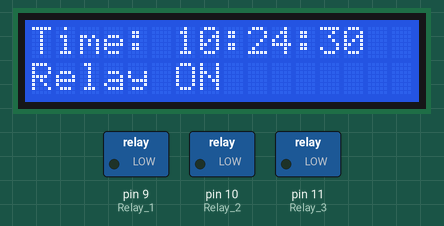
A sketch run on a simulated Arduino Uno, built with avr-gcc and run on an emulated ATmega328P. Parts: 16×2 character LCD, switched loads named in the sketch (green lamp = pin HIGH). The local clock reads 2024-03-15 10:24:30 at power-on unless the sketch sets it.

Above: at 0.2 s.
At 6.1 s:
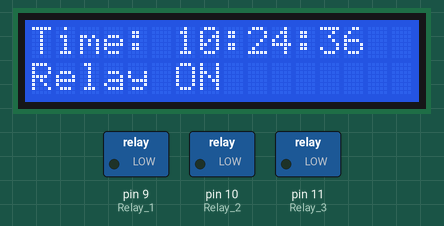
At 9.1 s:
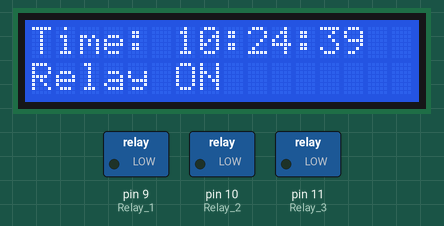
At 17.1 s:
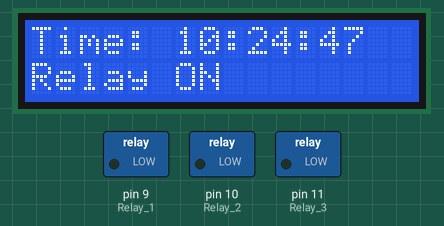
At 28.1 s:
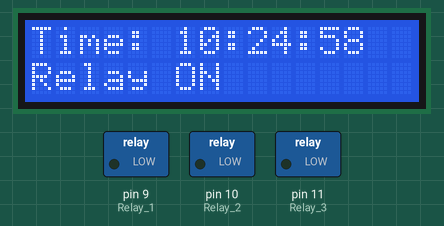
At 38.1 s:
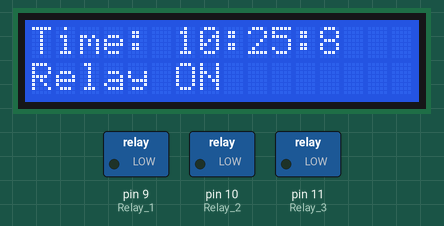
Timing chart, 0 to 39.6 s (numbered marks = the images above):
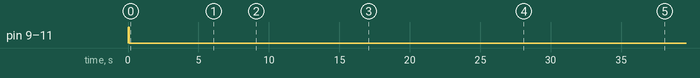

The sketch:

rtc_lcd_3_relay_Control.ino
```cpp
#include <Wire.h> // Library for I2C communication
#include <SPI.h>  // not used here, but needed to prevent a RTClib compile error
#include "RTClib.h"
#include <LiquidCrystal_I2C.h> // Library for LCD
LiquidCrystal_I2C lcd(0x27, 16, 2);

RTC_DS1307 RTC;     // Setup an instance of DS1307 naming it RTC

int Relay_1 = 9;
int Relay_2 = 10;
int Relay_3 = 11;
int Relay_on_time = 9;
int Relay_off_time = 20;


void setup() {
  // put your setup code here, to run once:
  pinMode(Relay_1, OUTPUT);
  pinMode(Relay_2, OUTPUT);
  pinMode(Relay_3, OUTPUT);
  digitalWrite(Relay_1, HIGH);
  digitalWrite(Relay_2, HIGH);
  digitalWrite(Relay_3, HIGH);
  Wire.begin(); // Start the I2C

  lcd.init();
  lcd.backlight();
  RTC.begin();  // Init RTC


}

void loop() {
  DateTime now = RTC.now();

  if (now.hour() >= Relay_on_time && now.hour() < Relay_off_time ) {
    lcd.setCursor(0, 0);
    lcd.print("Time: ");
    lcd.setCursor(6, 0);
    lcd.print(now.hour(), DEC);
    lcd.print(":");
    lcd.print(now.minute(), DEC);
    lcd.print(":");
    lcd.print(now.second(), DEC);
    lcd.print(" ");
    digitalWrite(Relay_1, LOW);
    digitalWrite(Relay_2, LOW);
    digitalWrite(Relay_3, LOW);
    lcd.setCursor(0, 1);
    lcd.print("Relay ON");


  }
  if (now.hour() == Relay_off_time) {
    lcd.setCursor(0, 0);
    lcd.print("Time: ");
    lcd.setCursor(6, 0);
    lcd.print(now.hour(), DEC);
    lcd.print(":");
    lcd.print(now.minute(), DEC);
    lcd.print(":");
    lcd.print(now.second(), DEC);
    lcd.print(" ");

    digitalWrite(Relay_1, HIGH);
    digitalWrite(Relay_2, HIGH);
    digitalWrite(Relay_3, HIGH);
    lcd.setCursor(0, 1);
    lcd.print("Relay OFF");
  }

  lcd.setCursor(0, 0);
  lcd.print("Time: ");
  lcd.setCursor(6, 0);
  lcd.print(now.hour(), DEC);
  lcd.print(":");
  lcd.print(now.minute(), DEC);
  lcd.print(":");
  lcd.print(now.second(), DEC);
  lcd.print(" ");


}
```

Measured:
- by itself, pin 9 (Relay_1), pin 10 (Relay_2), pin 11 (Relay_3): HIGH → LOW at 0.08 s
- what the display in image 1 shows lasts 1.1 s, from 6.0 s to 7.1 s
